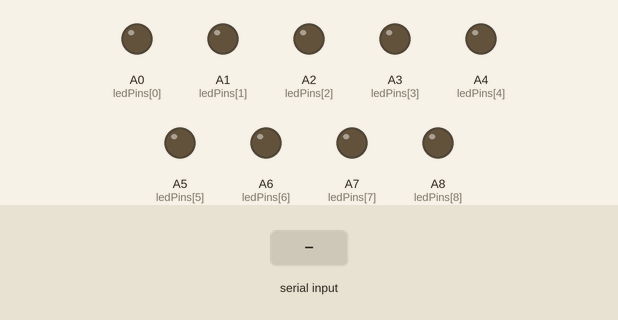
Bench run of a sketch on a simulated Arduino Mega 2560, built with avr-gcc and run on an emulated ATmega2560. Parts: output pins drawn as LEDs (lit = HIGH). Inputs (shaded band) come from the test bench. What the sketch prints to the serial monitor is not drawn.

Above: at 1.2 s.
1.3 s: "5\n" received over Serial
At 2.8 s:
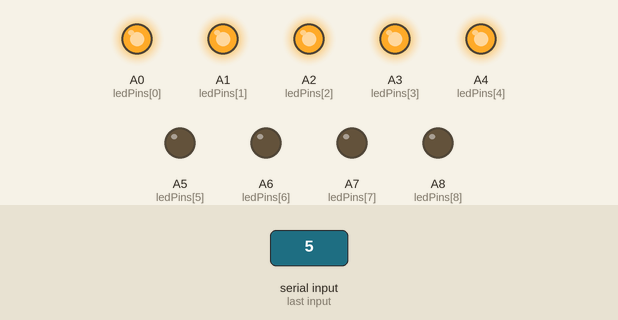
3.8 s: "90,45\n" received over Serial
Timing chart, 0 to 6.8 s (numbered marks = the images above; inputs shaded):
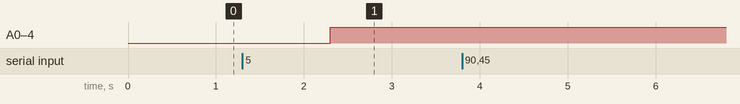

Measured:
- after the input at 1.3 s, A0 (ledPins[0]), A1 (ledPins[1]), A2 (ledPins[2]), A3 (ledPins[3]), A4 (ledPins[4]): LOW → HIGH after 1.0 s
- after the input at 3.8 s, every drawn part: stays the same

The sketch:

sketch_oct17a.ino
```cpp
const byte ledPins[9] = {A0, A1, A2, A3, A4, A5, A6, A7, A8};


String incomingByte ; // for incoming serial data

void setup(){
  Serial.begin(9600);

  for (byte i = 0; i < 9; i++)
    pinMode(ledPins[i], OUTPUT);
}

void loop(){
  if (Serial.available() > 0) {
    // read the incoming byte:
    int incomingInt=0;
    incomingByte = Serial.readString();
     incomingInt = incomingByte.toInt();
    if(incomingInt>9){
          Serial.println("invalid number");

    }
    else{
    int i=0;
      for(i=0;i<9;i++){
    digitalWrite(ledPins[i],LOW);
  }
    for(i=0;i<incomingInt;i++){
    digitalWrite(ledPins[i], HIGH);
  }}
  }
};
```
